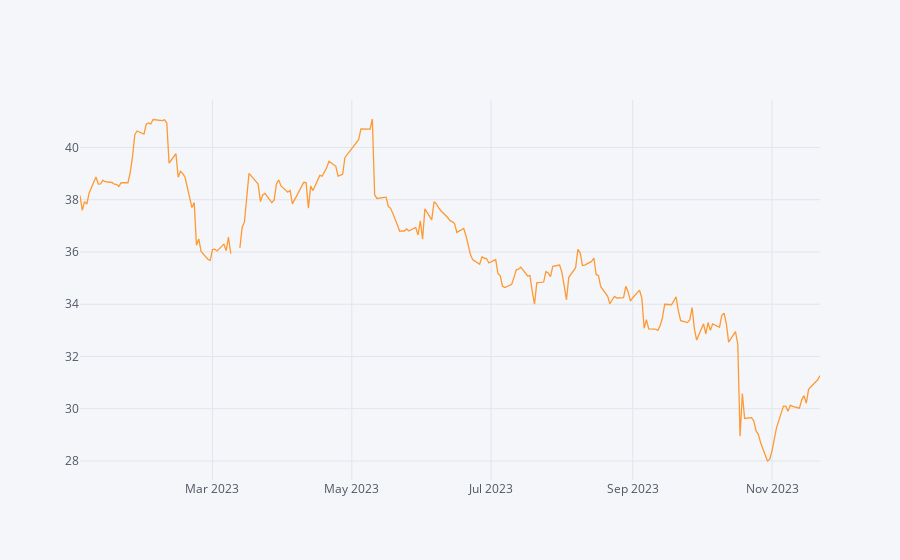

The notebook cell this image was saved under:
### Code cell
cf.set_config_file(offline = True)
BOLSA_df.iplot()

### Figure 1 — Plotly figure (JSON) as saved in the notebook; plotly's stock layout.template omitted (floating-point values rounded to 4 significant figures; data arrays with more than 128 entries replaced by an {"elided": "..."} marker saying what was removed)
{"data": [{"line": {"color": "rgba(255, 153, 51, 1.0)", "dash": "solid", "shape": "linear", "width": 1.3}, "mode": "lines", "name": "BOLSAA.MX", "text": "", "type": "scatter", "x": {"elided": "226 str values"}, "y": {"elided": "226 mixed values"}}], "layout": {"legend": {"bgcolor": "#F5F6F9", "font": {"color": "#4D5663"}}, "paper_bgcolor": "#F5F6F9", "plot_bgcolor": "#F5F6F9", "title": {"font": {"color": "#4D5663"}}, "xaxis": {"gridcolor": "#E1E5ED", "showgrid": true, "tickfont": {"color": "#4D5663"}, "title": {"font": {"color": "#4D5663"}, "text": ""}, "zerolinecolor": "#E1E5ED"}, "yaxis": {"gridcolor": "#E1E5ED", "showgrid": true, "tickfont": {"color": "#4D5663"}, "title": {"font": {"color": "#4D5663"}, "text": ""}, "zerolinecolor": "#E1E5ED"}}}
